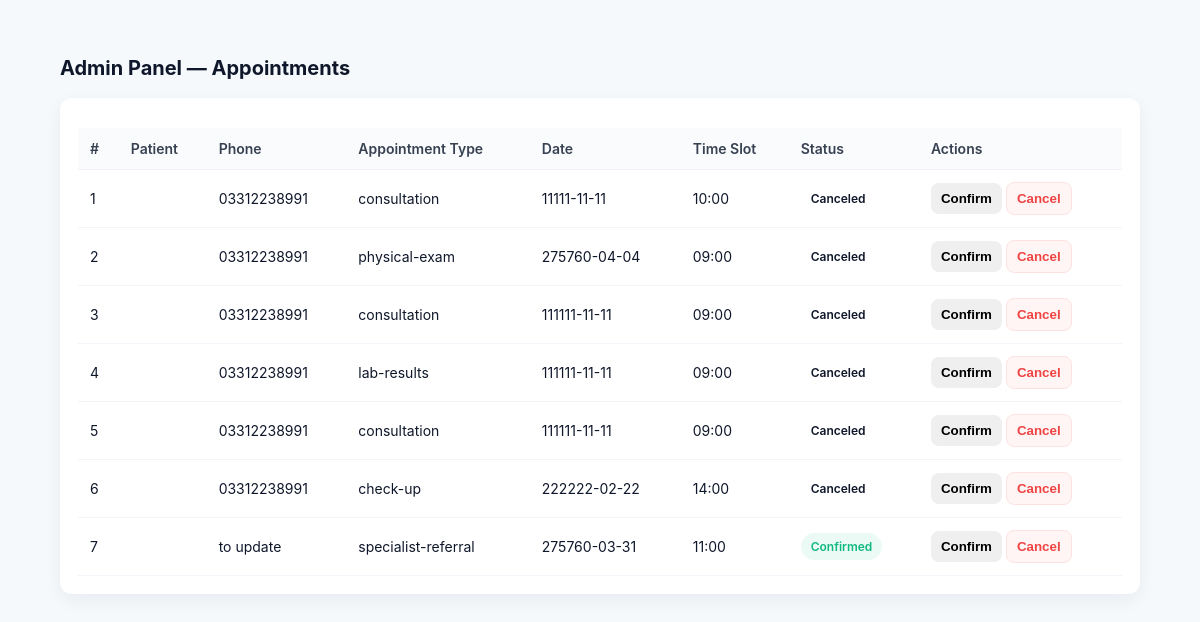
The page /admin on the database its author committed.
### tables this page shows
CREATE TABLE appointments (
    id INTEGER PRIMARY KEY AUTOINCREMENT,
    firstName TEXT NOT NULL,
    lastName TEXT NOT NULL,
    email TEXT NOT NULL,
    phone TEXT NOT NULL,
    dob TEXT NOT NULL,
    gender TEXT,
    address TEXT,
    appointmentDate TEXT NOT NULL,
    doctor TEXT,
    timeSlot TEXT NOT NULL,
    appointmentType TEXT NOT NULL,
    symptoms TEXT,
    medications TEXT,
    allergies TEXT,
    insurance TEXT,
    visitType TEXT,
    notes TEXT,
    consent INTEGER NOT NULL,
    reminders INTEGER
, status TEXT DEFAULT 'Pending');

### main.py (the view)
@app.get("/admin", response_class=HTMLResponse)
async def admin_page(request: Request):
    conn = sqlite3.connect("hospital.db")
    conn.row_factory = sqlite3.Row
    cursor = conn.cursor()
    cursor.execute("SELECT * FROM appointments")
    rows = cursor.fetchall()
    conn.close()
    return templates.TemplateResponse("admin/admin.html", {
        "request": request,
        "appointments": rows
    })

### templates/admin/admin.html (shortened to what this page needs)
<!doctype html>
<html lang="ur" dir="ltr">
<head>
    <link rel="stylesheet" href="/static/admin.css" />
</head>
<body>
    <div class="container">
        <div class="header">
            <div>
                <div class="title">Admin Panel — Appointments</div>
            </div>
        </div>
        <div class="card">
            <table aria-label="Appointments table">
                <thead>
                    <tr>
                        <th>#</th>
                        <th>Patient</th>
                        <th>Phone</th>
                        <th>Appointment Type</th>
                        <th>Date</th>
                        <th>Time Slot</th>
                        <th>Status</th>
                        <th>Actions</th>
                    </tr>
                </thead>
           <tbody>
    {% for appointment in appointments %}
    <tr>
        <td>{{ appointment["id"] }}</td>
        <td>{{ appointment["patient"] }}</td>
        <td>{{ appointment["phone"] }}</td>
        <td>{{ appointment["appointmentType"] }}</td>
        <td>{{ appointment["appointmentDate"] }}</td>
        <td>{{ appointment["timeSlot"] }}</td>
        <td>
            <span class="status {{ appointment['status']|lower }}">
                {{ appointment["status"] }}
            </span>
        </td>
        <td>
            <form action="/update_status" method="post" style="display:inline;">
                <button type="submit" class="btn confirm">Confirm</button>
            </form>
            <form action="/update_status" method="post" style="display:inline;">
                <button type="submit" class="btn danger">Cancel</button>
            </form>
        </td>
    </tr>
    {% endfor %}
</tbody>
            </table>
        </div>
    </div>
</body>
</html>

### static/admin.css (style rules this page uses)
:root { --bg: #f6f9fc; --card: #ffffff; --muted: #6b7280; --accent: #4f46e5; --danger: #ef4444; --success: #10b981; font-family: Inter, system-ui, -apple-system, "Segoe UI", Roboto, "Helvetica Neue", Arial; }
* { box-sizing: border-box }
body { margin: 0; background: var(--bg); color: #0f172a }
.container { max-width: 1120px; margin: 36px auto; padding: 20px }
.header { display: flex; align-items: center; justify-content: space-between; gap: 16px }
.title { font-size: 20px; font-weight: 700 }
.card { background: var(--card); border-radius: 12px; padding: 18px; margin-top: 18px; box-shadow: 0 6px 18px rgba(15, 23, 42, 0.06) }
table { width: 100%; border-collapse: collapse; margin-top: 12px; font-size: 14px }
thead th { background: #fafbfd; text-align: left; padding: 12px; border-bottom: 1px solid #eef2f7; color: #374151; font-weight: 600 }
tbody td { padding: 12px; border-bottom: 1px solid #f1f5f9 }
.status { display: inline-block; padding: 6px 10px; border-radius: 999px; font-size: 12px; font-weight: 600 }
.status.confirmed { background: rgba(16, 185, 129, 0.08); color: var(--success) }
.btn { border: 0; padding: 8px 10px; border-radius: 8px; font-weight: 600; cursor: pointer }
.btn.danger { background: #fff5f5; color: var(--danger); border: 1px solid #fee2e2 }

### rows shown on the page
appointments: id "1", phone "03312238991", appointmentType "consultation", appointmentDate "11111-11-11", timeSlot "10:00", status "Canceled"
appointments: id "2", phone "03312238991", appointmentType "physical-exam", appointmentDate "275760-04-04", timeSlot "09:00", status "Canceled"
appointments: id "3", phone "03312238991", appointmentType "consultation", appointmentDate "111111-11-11", timeSlot "09:00", status "Canceled"
appointments: id "4", phone "03312238991", appointmentType "lab-results", appointmentDate "111111-11-11", timeSlot "09:00", status "Canceled"
appointments: id "5", phone "03312238991", appointmentType "consultation", appointmentDate "111111-11-11", timeSlot "09:00", status "Canceled"
appointments: id "6", phone "03312238991", appointmentType "check-up", appointmentDate "222222-02-22", timeSlot "14:00", status "Canceled"
appointments: id "7", phone "to update", appointmentType "specialist-referral", appointmentDate "275760-03-31", timeSlot "11:00", status "Confirmed"
